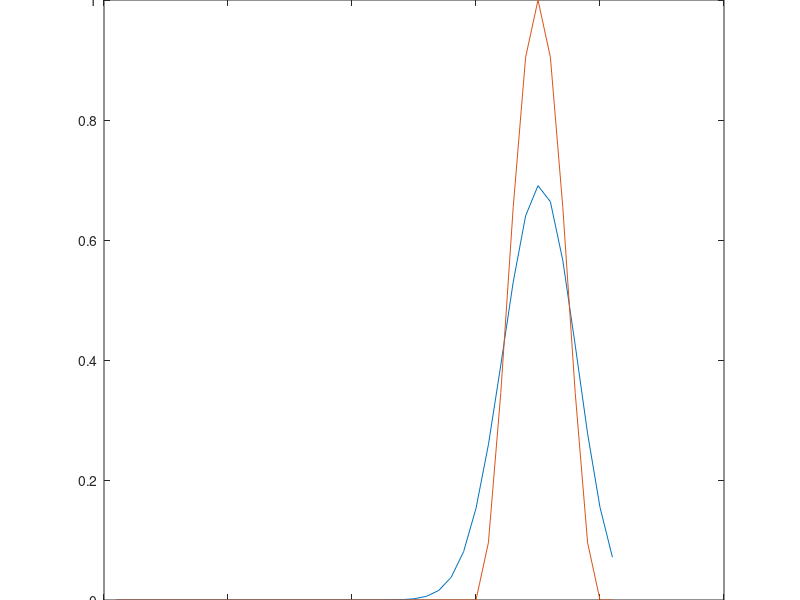
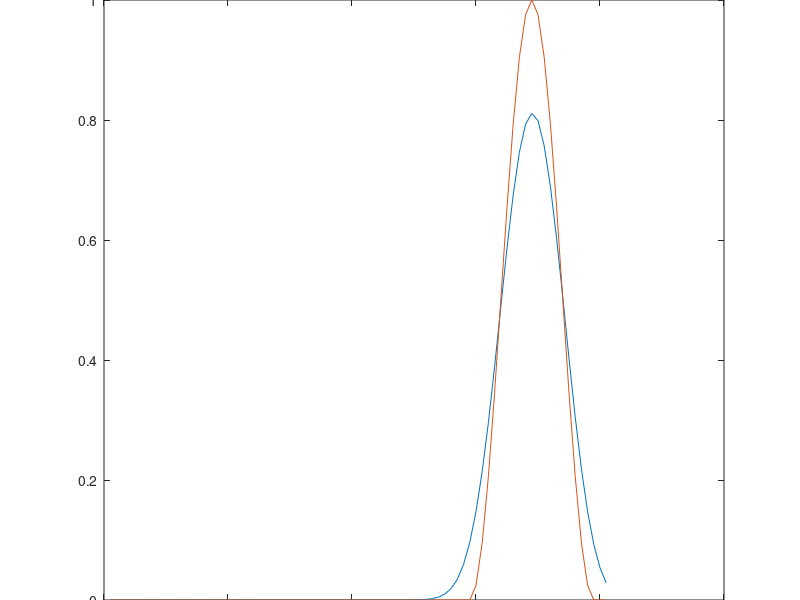
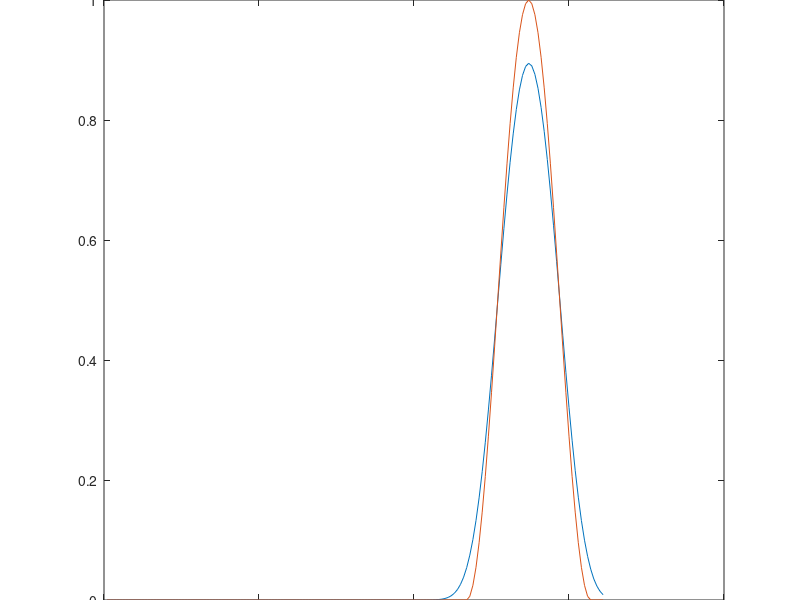

Reproduce these figures in MATLAB, in order.
lambda = 0.8;
hs = [1./10 1./20 1./40];

error_log = [];
for h_index=1:3
    h=hs(h_index);
    k=lambda.*h; %timestep
    xs_size = 4./h+1;
    start_space = linspace(-1,3,xs_size);

    temp = (start_space>=-0.5) & (start_space<=0.5);
    temp = temp.*cos(pi.*start_space).^2;
    u0=temp;
    
    gapsz = 2.4; %shift for exact_soln (should be 2.4*0.8 but that doesn't line up for some reason)
    temp = (start_space>=-0.5+gapsz) & (start_space<=0.5+gapsz);
    temp = temp.*cos(pi.*(start_space-gapsz)).^2;
    exact_soln=temp;
    
    last_endm1 = u0(end);
    
    t = 0;
    u = zeros(1,xs_size);
    while t < 2.4
        u0(1)=0;

        

        %FTBS
        for j=2:xs_size
           u(j) = u0(j)-0.8.*(u0(j)-u0(j-1)); 
        end

        u0 = u;
        t = t+k;
    end

    error = norm(u0-exact_soln);
    error_log = [error_log error];
    
    figure;
    plot(u0);
    hold on;
    plot(exact_soln);
    title("Forward-Time Backwards-Space, h="+h);
end

beta_hs = [0 0];
beta_hs(1) = log2(abs(error_log(1)./error_log(2)));
beta_hs(2) = log2(abs(error_log(2)./error_log(3)));
disp("numerical order");
disp(beta_hs);
disp("error log:");
disp(error_log);
